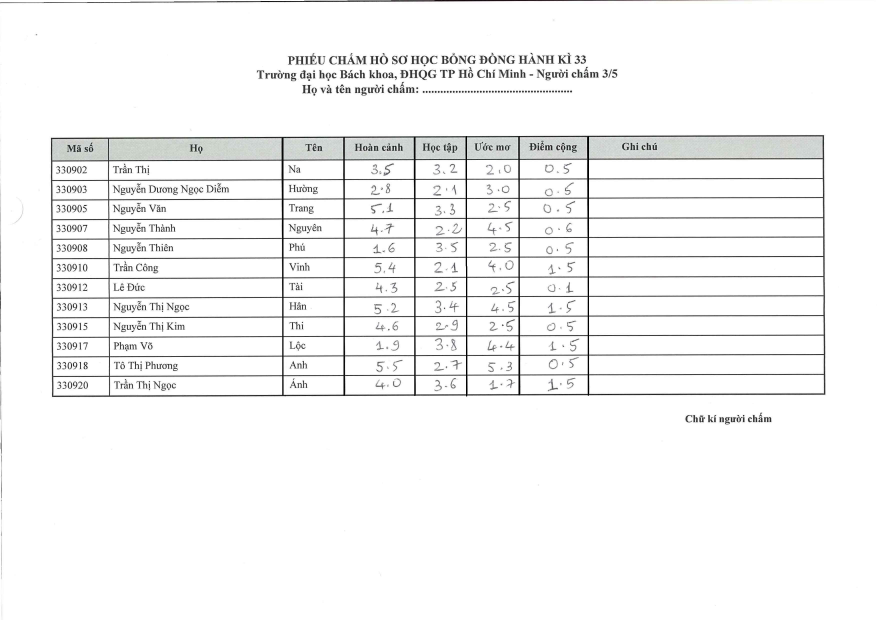
#> input picture Lesson8/TD/ComplexRawForm/BKHCM_3B.jpg, 3508 x 2480 px (shown at 1/4 size); its folder holds only this picture in this run
$ python -i DHEvaluation_Solution.py   (imports and definitions only)
#> lines starting #> are read from the running program, lines starting #| are printed output that depends on the picture; after the words box and inside, x2 and y2 are one past the last pixel; in counts of white or black regions, pixels touching at a corner belong together
# -*- coding: utf-8 -*-
"""
Created on Thu Mar 29 11:34:28 2018

@author: ndoannguyen
"""

import numpy as np
import cv2
import os
import pandas as pd
import matplotlib.pyplot as plt
from sklearn.neighbors import KNeighborsClassifier
from sklearn.linear_model import LogisticRegression, Perceptron, LinearRegression, LogisticRegressionCV
from sklearn.discriminant_analysis import LinearDiscriminantAnalysis, QuadraticDiscriminantAnalysis
from sklearn.naive_bayes import GaussianNB
from sklearn.model_selection import cross_val_score

from sklearn.svm import SVC

import scipy.io

RAW_DATA = "ComplexRawForm/"
SCORE_DATA = "ComplexScoreData/"
LABEL_DATA = "LabelData/Labels.csv"
MNIST_DATA = "MNIST/mldata/mnist-original"
MNIST_DATA_TRANSFORMED = "MNIST/mldata/mnist-transformed"
MIN_MARK = 0
MAX_MARK = 10

class EvaluationForm:
    BLACK = 0
    BLACK_WHITE_THRESHOLD = 168
    WHITE = 255

    MARGIN_UP = 600
    MARGIN_DOWN = 100
    MARGIN_LEFT = 1140
    MARGIN_RIGHT = 300
    ROW_GROUP_DISTANCE = 10
    COLUMN_GROUP_DISTANCE = 10


    EDGE_LOW_VALUE = 100
    EDGE_HIGH_VALUE = 800
    MIN_VOTE_HORIZONTAL = 400
    MIN_VOTE_VERTICAL = 300

    CELL_MARGIN = 5
    CRITERIA = ["A", "B", "C", "D"]

    SCORE_WIDTH = 0
    SMALL_SIZE = 28

    def __init__(self, source_image):
#> called with source_image = 'ComplexRawForm/BKHCM_3B.jpg'
        intermediate_img = cv2.imread(source_image, cv2.IMREAD_GRAYSCALE)
#> intermediate_img: shape (2480, 3508); min 0, max 255, mean 244.7
        self.ret, self.img = cv2.threshold(intermediate_img, self.BLACK_WHITE_THRESHOLD, self.WHITE, cv2.THRESH_BINARY)
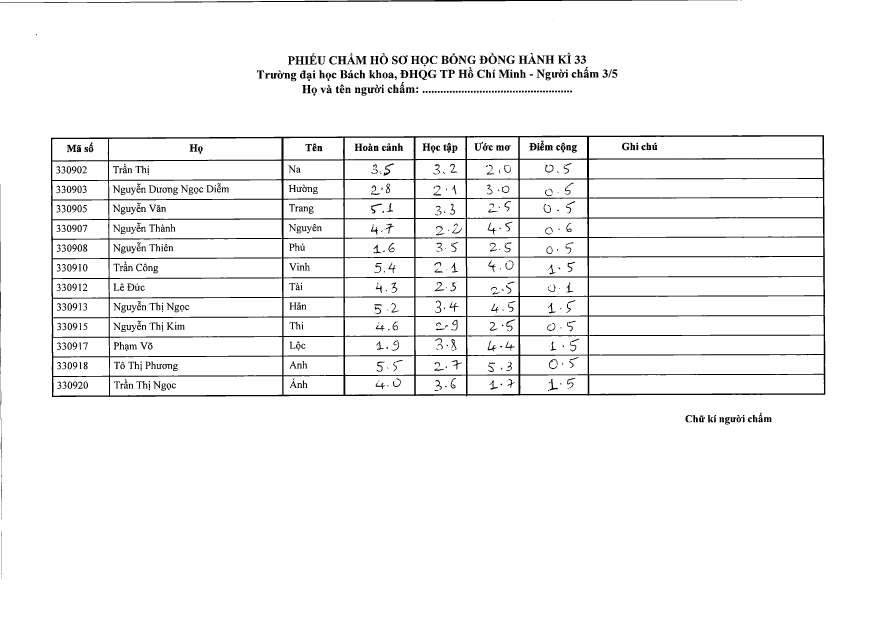
#> self.img: shape (2480, 3508) (shown at 1/4 size); 95.8% white; 819 black regions (118 under 20 px), largest, box (x1, y1, x2, y2) and area: (204, 541, 3302, 1588) 220186, (0, 0, 2952, 13) 10245, (1350, 224, 1466, 257) 1642
#> self.ret = 168
        self.name = source_image.replace(RAW_DATA, "")

    def getImage(self):
        return self.img

    def getHeight(self):
        return self.img.shape[0]

    def getWidth(self):
        return self.img.shape[1]

    def getEdges(self):
        self.edges = cv2.Canny(self.img, self.EDGE_LOW_VALUE, self.EDGE_HIGH_VALUE)
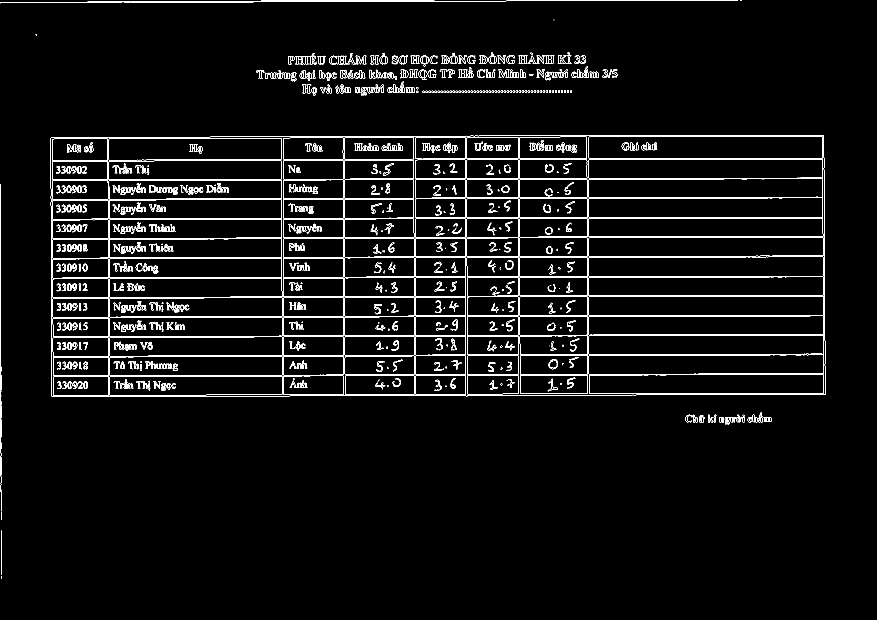
#> self.edges: shape (2480, 3508) (shown at 1/4 size); 2% white in thin lines or dots, all inside (x1, y1, x2, y2) = (0, 0, 3302, 2315)
        return self.edges

    def saveImage(self, destination_file):
        cv2.imwrite(destination_file, self.img)

    def getHorizontalLines(self):
        if 'edges' not in self.__dict__:
            self.getEdges()
        lines = cv2.HoughLinesP(self.edges, 1, np.pi/2, self.MIN_VOTE_HORIZONTAL)
        self.horizontalLines = lines[:]
        return sorted(list(map(lambda x: x[1], list(filter(lambda x: x[1] == x[3] and x[1] > self.MARGIN_UP and x[1] < self.getHeight() - self.MARGIN_DOWN , lines[:, 0, :])))))

    def getVerticalLines(self):
        if 'edges' not in self.__dict__:
            self.getEdges()
        lines = cv2.HoughLinesP(self.edges, 1, np.pi/2, self.MIN_VOTE_VERTICAL)
#> lines = 289 rows, first 6: [2360, 873, 2876, 873], [1133, 1186, 1133, 1114], [2355, 1416, 2355, 1345], [2505, 1028, 2984, 1028], [1379, 1264, 1632, 1264], [1381, 1499, 1616, 1499]
        self.verticalLines = lines[:]
#> self.verticalLines has the same summary as lines
        return sorted(list(map(lambda x: x[0], list(filter(lambda x: x[0] == x[2] and x[0] > self.MARGIN_LEFT and x[0] < self.getWidth() - self.MARGIN_RIGHT, lines[:, 0, :])))))

    def getHorizontalLineGroups(self):
        edges = self.getHorizontalLines()
        edge_groups = []
        if len(edges) > 0:
            edge_groups.append([edges[0]])
        current_group = 0
        for i in range(1, len(edges)):
            if edges[i] - edges[i-1] < self.ROW_GROUP_DISTANCE:
                edge_groups[current_group].append(edges[i])
            else:
                edge_groups.append([edges[i]])
                current_group += 1
        self.horizontalLineGroups = edge_groups
        return edge_groups

    def getCleanHorizontalLineGroups(self):
        edge_groups = list(filter(lambda x: len(x) >= 3, self.getHorizontalLineGroups()))
        self.horizontalLineGroups = edge_groups
        return edge_groups


    def getVerticalLineGroups(self):
        edges = self.getVerticalLines()
#> edges = 49 values from 1373 to 2355
        edge_groups = []
        if len(edges) > 0:
            edge_groups.append([edges[0]])
        current_group = 0
        for i in range(1, len(edges)):
            if edges[i] - edges[i-1] < self.COLUMN_GROUP_DISTANCE:
                edge_groups[current_group].append(edges[i])
            else:
                edge_groups.append([edges[i]])
                current_group += 1
#> this loop made 48 passes
#> after the loop, current_group = 4; edge_groups = 5 items
        self.verticalLineGroups = edge_groups
#> self.verticalLineGroups = 5 items
        return edge_groups

    def getCleanVerticalLineGroups(self):
        edge_groups = list(filter(lambda x: len(x) >= 3, self.getVerticalLineGroups()))
#> edge_groups = 5 items
        self.verticalLineGroups = edge_groups
        return edge_groups

    def getCellLeftEdges(self):
        if 'verticalLineGroups' not in self.__dict__:
            self.getCleanVerticalLineGroups()
        return [e[-1] for e in self.verticalLineGroups[:-1]]

    def getCellRightEdges(self):
        if 'verticalLineGroups' not in self.__dict__:
            self.getCleanVerticalLineGroups()
        return [e[0] for e in self.verticalLineGroups[1:]]

    def getCellTopEdges(self):
        if 'horizontalLineGroups' not in self.__dict__:
            self.getCleanHorizontalLineGroups()
        return [e[-1] for e in self.horizontalLineGroups[:-1]]

    def getCellBottomEdges(self):
        if 'horizontalLineGroups' not in self.__dict__:
            self.getCleanHorizontalLineGroups()
        return [e[0] for e in self.horizontalLineGroups[1:]]


    def saveCells(self):
        # Fix in exercise 31
        left = self.getCellLeftEdges()
#> left = [1378, 1661, 1868, 2078]
        right = self.getCellRightEdges()
#> right = [1656, 1862, 2073, 2350]
        top = self.getCellTopEdges()
#> in getHorizontalLines, `lines = cv2.HoughLinesP(self.edges, 1, np.pi/2, self.MIN_VOTE_HORIZONT..`: lines = 178 rows, first 6: [2360, 873, 2876, 873], [1133, 1108, 1133, 1034], [2355, 712, 2355, 640], [2505, 1028, 2984, 1028], [1379, 1264, 1632, 1264], [1305, 1499, 1373, 1499]
#> in getHorizontalLines, `self.horizontalLines = lines[:]`: self.horizontalLines has the same summary as lines
#> in getHorizontalLineGroups, `edges = self.getHorizontalLines()`: edges = 126 values from 632 to 1584
#> the loop in getHorizontalLineGroups, `for i in range(1, len(edges)):` made 125 passes
#> after the loop in getHorizontalLineGroups, `for i in range(1, len(edges)):`: current_group = 12; edge_groups = 13 items
#> top = [640, 719, 796, 876, 954, 1032, 1111, 1189, 1268, 1346, 1424, 1503]
        bottom = self.getCellBottomEdges()
#> bottom = [712, 788, 868, 946, 1024, 1104, 1181, 1260, 1338, 1416, 1495, 1573]
        s = self.CELL_MARGIN
        for i in range(len(top)):
            for j in range(len(left)):
                cell = self.img[int(top[i]) + s: int(bottom[i]) - s, int(left[j]) + s: int(right[j]) - s]
                min_row, max_row, min_col, max_col = EvaluationForm.getRealBound(cell)
                if max_row - min_row < self.SCORE_WIDTH:
                    continue
                cell = cell[min_row: max_row + 1, min_col: max_col + 1]
                cell = cv2.resize(cell, (self.SMALL_SIZE, self.SMALL_SIZE), interpolation = cv2.INTER_LINEAR)
                cv2.imwrite('%s%s_%d-%s.jpg' % (SCORE_DATA, self.name.replace(".jpg", ""), i, self.CRITERIA[j]), cell)
#> this loop made 12 passes
#> pass 1, in saveCells, `cv2.imwrite('%s%s_%d-%s.jpg' % (SCORE_DATA, self.name.replace(".jpg", ..`:
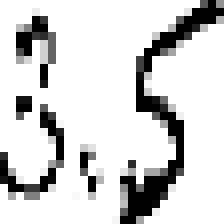
#> saved as BKHCM_3B_0-A.jpg: shape (28, 28) (shown 8 times larger); min 0, max 255, mean 210.7
#> pass 1, in saveCells, `cv2.imwrite('%s%s_%d-%s.jpg' % (SCORE_DATA, self.name.replace(".jpg", ..`:
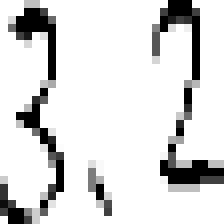
#> saved as BKHCM_3B_0-B.jpg: shape (28, 28) (shown 8 times larger); min 0, max 255, mean 218.5
#> pass 1, in saveCells, `cv2.imwrite('%s%s_%d-%s.jpg' % (SCORE_DATA, self.name.replace(".jpg", ..`:
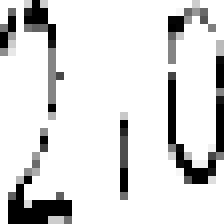
#> saved as BKHCM_3B_0-C.jpg: shape (28, 28) (shown 8 times larger); min 0, max 255, mean 220.6
#> pass 1, in saveCells, `cv2.imwrite('%s%s_%d-%s.jpg' % (SCORE_DATA, self.name.replace(".jpg", ..`:
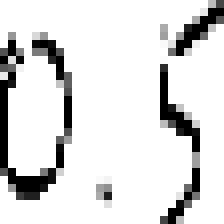
#> saved as BKHCM_3B_0-D.jpg: shape (28, 28) (shown 8 times larger); min 0, max 255, mean 220.6
#> after the loop:
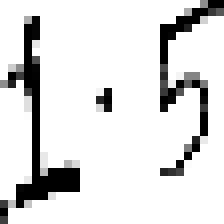
#> cell: shape (28, 28) (shown 8 times larger); min 0, max 255, mean 221
        return

    @staticmethod
    def getRealBound(X):
        min_row = X.shape[0] - 1
        max_row = 0
        min_col = X.shape[1] - 1
        max_col = 0
        for i in range(X.shape[0]):
            for j in range(X.shape[1]):
                if X[i,j] == 0:
                    if min_row > i:
                        min_row = i
                    if min_col > j:
                        min_col = j
                    if max_row < i:
                        max_row = i
                    if max_col < j:
                        max_col = j
        return min_row, max_row, min_col, max_col

MIN_BLACK = 64

def MyPerceptron():
    return Perceptron()

def MyLDA():
    return LinearDiscriminantAnalysis()

def MyQDA():
    return QuadraticDiscriminantAnalysis()

def MyLogisticRegression():
    return LogisticRegression(C = 1.0)

def MyGaussianNaiveBayes():
    return GaussianNB()

def MyKNN5():
    return KNeighborsClassifier(n_neighbors=5, weights = 'uniform')

def MyKNN1():
    return KNeighborsClassifier(n_neighbors=1, weights = 'uniform')

def MySVM():
    return SVC(C = 1.0, kernel = 'linear')

def MyLinearRegression():
    return LinearRegression()

def MyLogisticRegression_Multiclass_OVR():
    # Exercise 24
    return LogisticRegressionCV(multi_class = 'ovr')

def MyLogisticRegression_Multiclass_MTN():
    # Exercise 24
    return LogisticRegressionCV(multi_class = 'multinomial')

def MyLDA_Multiclass():
    # Exercise 24
    return LinearDiscriminantAnalysis(store_covariance = True)

def MyKNN5_Multiclass():
    # Exercise 24
    return KNeighborsClassifier(n_neighbors=5, weights = 'uniform')

def MyKNN1_Multiclass():
    # Exercise 24
    return KNeighborsClassifier(n_neighbors=1, weights = 'uniform')

class Mark:
    # [35 lines left out: functions __init__, ready, not called in this run]

    def getX(self):
        return self.X

    def getNames(self):
        return self.names

    # [32 lines left out: functions gety, draw, drawAfterFiltering, not called in this run]

    def criterion1(x, y, name, args = None):
        return sum(x) >= MIN_BLACK

    # [13 lines left out: functions criterion2, criterion3, not called in this run]

    CRITERIA = {"FilterByQuality": criterion1,
                "FilterByQualityAndSchool": criterion2,
                "FilterByQualityAndScore": criterion3
                }

    # [212 lines left out: functions filterData, getFilteredX, getFilteredNames, getFilteredy, getTrainTestScore, getWrongCase and 5 more, not called in this run]

    def predict(self, model):
        # Exercise 29
        return model.predict(self.getX())

    # [23 lines left out: functions predictAsDict, transformMatData, not called in this run]

class ComplexImage():
    BLACK_WHITE_THRESHOLD = 168
    WHITE = 255
    DECIMAL_POINT_MIN_SIZE = 20
    DECIMAL_POINT_MAX_SIZE = 300
    SMALL_SIZE = 28

    # [5 lines left out: function __init__, not called in this run]

    def getImage(self):
        # Exercise 33
        return self.img

    def getHeight(self):
        # Exercise 33
        return self.img.shape[0]

    def getWidth(self):
        # Exercise 33
        return self.img.shape[1]

    # [74 lines left out: functions draw, getProjection, getSmallerImages, isDecimalPoint, isDigit, saveSmallerImages, not called in this run]


MODELS = [MyPerceptron, MyLDA, MyQDA, MyLogisticRegression, MyGaussianNaiveBayes, MyKNN5, MyKNN1, MySVM, MyLinearRegression]
MODEL_NAMES = ["Perceptron", "LDA", "QDA", "LogisticRegression", "GaussianNaiveBayes", "KNN5", "KNN1", "SVM", "LinearRegression"]
MULTICLASS_MODELS = [MyLogisticRegression_Multiclass_OVR, MyLogisticRegression_Multiclass_MTN, MyLDA_Multiclass, MyKNN5_Multiclass, MyKNN1_Multiclass]
MULTICLASS_MODEL_NAMES = ["LogisticRegression_OVR", "LogisticRegression_Multinomial", "LDA_Multinomial", "KNN5", "KNN1"]
SCORINGS = ["accuracy", "f1_micro", "f1_macro", "precision_micro", "precision_macro", "recall_micro", "recall_macro"]

SELECTED_MULTICLASS_MODELS = [MyLogisticRegression_Multiclass_MTN, MyKNN1_Multiclass]
SELECTED_MULTICLASS_MODEL_NAMES = ["LogisticRegression_Multinomial", "KNN1"]

LOGISTIC_REGRESSION_OVR_PARAMS = "SavedModels/LogisticRegression_OVR.txt"
LOGISTIC_REGRESSION_MTN_PARAMS = "SavedModels/LogisticRegression_MTN.txt"
LDA_MULTINOMIAL_PARAMS = "SavedModels/LDA_Multinomial.txt"
KNN5_PARAMS = "SavedModels/KNN5.txt"
KNN1_PARAMS = "SavedModels/KNN1.txt"

SCORE_DATA_SPLITTED = "ComplexScoreData_Splitted/"


# [45 lines left out: functions readEvaluationFormAsDict, readComplexEvaluationFormAsDict, test_26, not called in this run]

"""
[[0.91278021 0.90550712 0.91278021 0.91909033 0.91278021 0.89827087]
 [0.93223133 0.92457184 0.93223133 0.93413081 0.93223133 0.92138473]
 [0.8045219  0.78971981 0.8045219  0.80204618 0.8045219  0.78664076]
 [0.94788586 0.94117794 0.94788586 0.9506969  0.94788586 0.94003042]
 [0.95832615 0.9557867  0.95832615 0.96319252 0.95832615 0.95205785]]
"""
#print(test_26())

#TEST 28
"""
donghanh_mark = Mark(SCORE_DATA, LABEL_DATA)
donghanh_mark.filterData()
#donghanh_mark.loadModelParameters(LOGISTIC_REGRESSION_OVR_PARAMS)
#donghanh_mark.loadModelParameters(LDA_MULTINOMIAL_PARAMS)
donghanh_mark.saveModelParameters(MyLogisticRegression_Multiclass_OVR, "LogisticRegression_OVR", LOGISTIC_REGRESSION_OVR_PARAMS)
donghanh_mark.saveModelParameters(MyLogisticRegression_Multiclass_MTN, "LogisticRegression_Multinomial", LOGISTIC_REGRESSION_MTN_PARAMS)
donghanh_mark.saveModelParameters(MyLDA_Multiclass, "LDA_Multinomial", LDA_MULTINOMIAL_PARAMS)
donghanh_mark.saveModelParameters(MyKNN5_Multiclass, "KNN5", KNN5_PARAMS)
donghanh_mark.saveModelParameters(MyKNN1_Multiclass, "KNN1", KNN1_PARAMS)
"""

""" #TEST 29
donghanh_mark = Mark(SCORE_DATA, LABEL_DATA)
#donghanh_mark.filterData()
model = donghanh_mark.loadModelParameters(LOGISTIC_REGRESSION_OVR_PARAMS)
print(donghanh_mark.predictAsDict(model))
"""

#TEST 31
"""
RAW_DATA = "RawFormTest/"
SCORE_DATA = "ScoreDataTest/"
LOGISTIC_REGRESSION_OVR_PARAMS = "SavedModels/LogisticRegression_OVR.txt"
result = readEvaluationFormAsDict(RAW_DATA, LOGISTIC_REGRESSION_OVR_PARAMS)
print(result)
"""

# TEST 32
"""
RAW_DATA = "ComplexRawForm/"
SCORE_DATA = "ComplexScoreData/"
my_form = EvaluationForm("ComplexRawForm/BKHCM_3B.jpg")
my_form.SMALL_SIZE = 100
my_form.saveCells()
"""

# TEST 33, 34
"""
my_image = ComplexMark("ComplexScoreData/BKHCM_3B_0-A.jpg")
print(my_image.getProjection())
"""

# TEST 35
"""
my_image = ComplexMark("ComplexScoreData/BKHCM_3B_0-A.jpg")
imgs = my_image.getSmallerImages()
"""

"""
# TEST 36
RAW_DATA = "ComplexRawForm/"
SCORE_DATA = "ComplexScoreData/"
SCORE_DATA_SPLITTED = "ComplexScoreData_Splitted/"
my_image = ComplexMark("ComplexScoreData/BKHCM_3B_0-A.jpg")
my_image.saveSmallerImages()
"""

# TEST 38
"""
RAW_DATA = "ComplexRawForm/"
SCORE_DATA = "ComplexScoreData/"
SCORE_DATA_SPLITTED = "ComplexScoreData_Splitted/"
print(readComplexEvaluationFormAsDict(RAW_DATA, LOGISTIC_REGRESSION_MTN_PARAMS))
"""

>>> result = EvaluationForm('ComplexRawForm/BKHCM_3B.jpg').saveCells()
